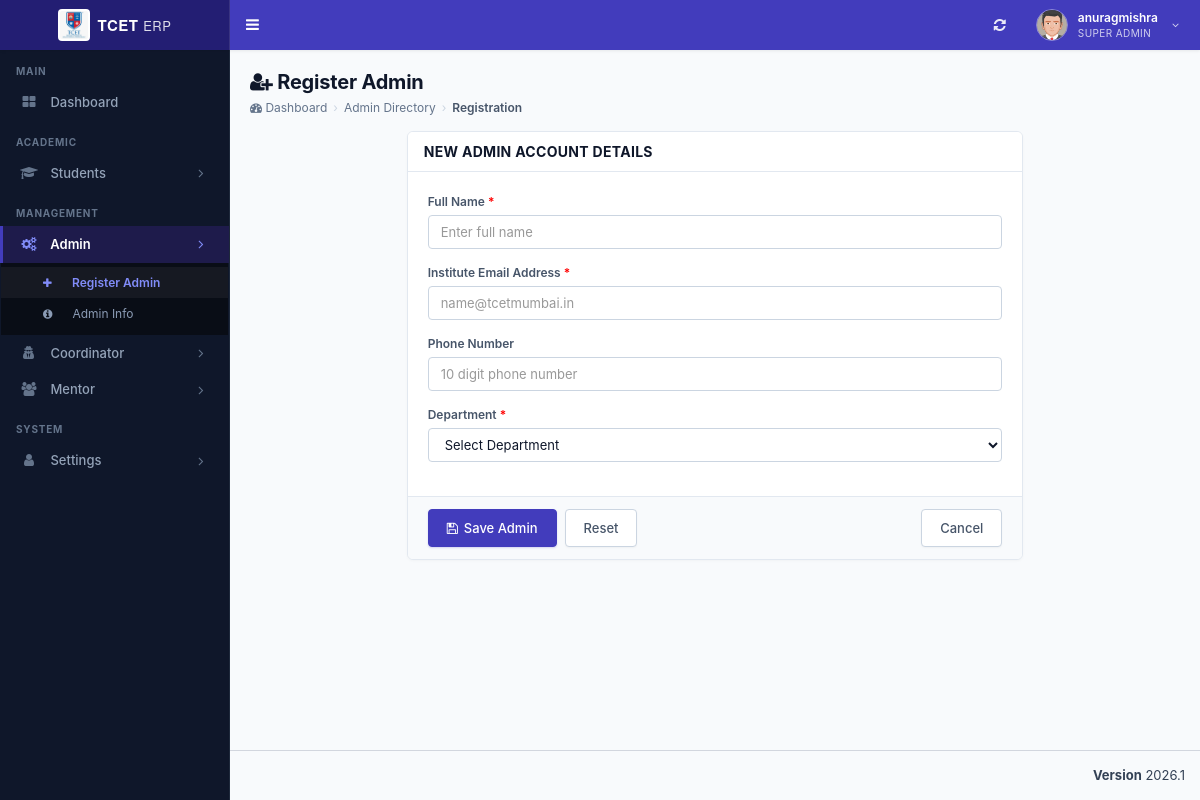
The page /admin/admin_register.php (signed in) on the database its author committed.
### tables this page shows
CREATE TABLE `st_role_master` (
  `role_id` int(11) NOT NULL,
  `role_name` varchar(100) NOT NULL
);

CREATE TABLE `st_login` (
  `login_id` int(11) NOT NULL,
  `username` varchar(200) NOT NULL,
  `password` varchar(255) NOT NULL,
  `user_id` int(11) NOT NULL,
  `created_at` timestamp NOT NULL DEFAULT current_timestamp()
);

CREATE TABLE `st_user_master` (
  `user_id` int(11) NOT NULL,
  `user_name` varchar(150) NOT NULL,
  `email_id` varchar(200) NOT NULL,
  `phone_number` varchar(15) DEFAULT NULL,
  `department_id` int(11) NOT NULL,
  `role_id` int(11) NOT NULL,
  `student_id` int(11) NOT NULL,
  `is_first_login` tinyint(1) DEFAULT 1
);

CREATE TABLE `st_menu_master` (
  `menu_id` int(11) NOT NULL,
  `menu_name` varchar(100) NOT NULL,
  `menu_icon` varchar(100) NOT NULL DEFAULT 'fa fa-folder'
);

CREATE TABLE `st_sub_menu_master` (
  `sub_menu_id` int(11) NOT NULL,
  `menu_id` int(11) NOT NULL,
  `sort_order` int(11) NOT NULL DEFAULT 0,
  `sub_menu_name` varchar(100) NOT NULL,
  `sub_menu_icon` varchar(100) NOT NULL DEFAULT 'fa fa-angle-double-right',
  `sub_menu_route` varchar(255) NOT NULL DEFAULT '#'
);

### admin/admin_register.php (called while the page is built, shortened)
<?php
$roleLabel = 'Admin';
$processFile = 'admin_process.php';
$infoFile = 'admin_info.php';
include 'role_register_base.php';
?>

### database/db_connect.php (called while the page is built, shortened)
<?php
if (!class_exists('DBController')) {
class DBController
{
    public $host = "localhost";
    public $user = "root";
    public $password = "";
    public $database = "tcet_st";
    function __construct($dbName = null)
    {
        $this->conn = $this->connectDB();
    }
    function connectDB()
    {
      $conn = @mysqli_connect($this->host,$this->user,$this->password,$this->database);
      return $conn;
    }
}
}
?>

### admin/role_register_base.php (the view, shortened to what this page needs)
<?php include "header/header.php"; ?>
<div class="content-wrapper">
  <section class="content-header">
    <div class="erp-page-header">
      <div class="erp-page-title-wrap">
        <h1 class="erp-page-title"><i class="fa fa-user-plus"></i> Register <?php echo htmlspecialchars($roleLabel); ?></h1>
        <div class="erp-breadcrumb">
          <a href="index.php"><i class="fa fa-dashboard"></i> Dashboard</a>
          <span class="sep">&rsaquo;</span>
          <a href="<?php echo htmlspecialchars($infoFile); ?>"><?php echo htmlspecialchars($roleLabel); ?> Directory</a>
          <span class="sep">&rsaquo;</span>
          <span class="active-item">Registration</span>
        </div>
      </div>
    </div>
  </section>
  <section class="content" style="padding-top: 0;">
    <div class="row">
      <div class="col-md-8 col-md-offset-2">
        <div class="erp-card">
          <div class="erp-card-header">
            <h3 class="erp-card-title">New <?php echo htmlspecialchars($roleLabel); ?> Account Details</h3>
          </div>
          <form method="post" action="<?php echo htmlspecialchars($processFile); ?>" autocomplete="off">
            <div style="padding: 20px;">
              <div class="form-group">
                <label>Full Name <span style="color:red;">*</span></label>
                <input type="text" name="user_name" class="form-control" placeholder="Enter full name" required>
              </div>
              <div class="form-group">
                <label>Institute Email Address <span style="color:red;">*</span></label>
                <input type="email" name="email_id" class="form-control" placeholder="name@tcetmumbai.in" required>
              </div>
              <div class="form-group">
                <label>Phone Number</label>
                <input type="text" name="phone_number" class="form-control" placeholder="10 digit phone number" maxlength="15">
              </div>
              <div class="form-group">
                <label>Department <span style="color:red;">*</span></label>
                <select name="department_id" id="department_select" class="form-control" required>
                  <option value="">Select Department</option>
                </select>
              </div>
            </div>
            <div style="padding: 12px 20px; background-color: #f8fafc; border-top: 1px solid var(--erp-border); display: flex; align-items: center; gap: 8px;">
              <button type="submit" class="btn-erp-primary"><i class="fa fa-save"></i> Save <?php echo htmlspecialchars($roleLabel); ?></button>
              <button type="reset" class="btn-erp-secondary">Reset</button>
              <a href="<?php echo htmlspecialchars($infoFile); ?>" class="btn-erp-secondary" style="margin-left: auto;">Cancel</a>
            </div>
          </form>
        </div>
      </div>
    </div>
  </section>
</div>
<?php include "header/footer.php"; ?>

### admin/header/header.php (shortened to what this page needs)
<?php
require_once __DIR__ . "/../../database/db_connect.php";
$db_handle = new DBController();
$sessionLoginId = intval($_SESSION['user_login_id'] ?? $_SESSION['user_session'] ?? 0);
$username = '';
$userid = 0;
$usertype = 0;
$sql = "SELECT l.login_id, l.username, l.user_id, u.role_id, u.user_name, u.department_id, u.student_id, r.role_name
	    FROM st_login l
	    LEFT JOIN st_user_master u ON u.user_id = l.user_id
	    LEFT JOIN st_role_master r ON r.role_id = u.role_id
	    WHERE l.login_id='" . $sessionLoginId . "' LIMIT 1";
$result = mysqli_query($db_handle->conn, $sql);
if ($result && $result->num_rows > 0) {
	$row = $result->fetch_assoc();
	$username = $row['username'];
	$userid = intval($row['user_id']);
	$usertype = intval($row['role_id']);
}
$name = $username;
$profileSql = "SELECT COALESCE(NULLIF(TRIM(u.user_name), ''), l.username) AS user_name
			   FROM st_login l
			   LEFT JOIN st_user_master u ON u.user_id = l.user_id
			   WHERE l.user_id = $userid LIMIT 1";
$profileResult = mysqli_query($db_handle->conn, $profileSql);
if ($profileResult && ($profileRow = mysqli_fetch_assoc($profileResult))) {
	$profileName = trim((string)($profileRow['user_name'] ?? ''));
	if ($profileName !== '') {
		$name = $profileName;
	}
}
$sql = "SELECT role_name FROM st_role_master WHERE role_id = ? LIMIT 1";
$stmt = mysqli_prepare($db_handle->conn, $sql);
if ($stmt) {
	mysqli_stmt_bind_param($stmt, 'i', $usertype);
	mysqli_stmt_execute($stmt);
	$result = mysqli_stmt_get_result($stmt);
	if ($row = mysqli_fetch_assoc($result)) {
		$role_name = $row['role_name'];
	}
}
	$dashboardRoute = ($usertype === 5) ? 'student_dashboard.php' : 'index.php';
?>
<!DOCTYPE html>
<html>
<head>
	<link rel="stylesheet" href="bootstrap/css/bootstrap.min.css">
	<link rel="stylesheet" href="https://cdnjs.cloudflare.com/ajax/libs/font-awesome/4.5.0/css/font-awesome.min.css">
	<link rel="stylesheet" href="https://cdnjs.cloudflare.com/ajax/libs/ionicons/2.0.1/css/ionicons.min.css">
	<link rel="stylesheet" href="dist/css/AdminLTE.min.css">
	<link rel="stylesheet" href="dist/css/skins/_all-skins.min.css">
	<link rel="stylesheet" href="plugins/iCheck/flat/blue.css">
	<link rel="stylesheet" href="plugins/morris/morris.css">
	<link rel="stylesheet" href="plugins/jvectormap/jquery-jvectormap-1.2.2.css">
	<link rel="stylesheet" href="plugins/datepicker/datepicker3.css">
	<link rel="stylesheet" href="plugins/daterangepicker/daterangepicker.css">
	<link rel="stylesheet" href="plugins/bootstrap-wysihtml5/bootstrap3-wysihtml5.min.css">
	<link rel="stylesheet" href="css/erp-theme.css">
</head>
<body class="hold-transition skin-blue sidebar-mini main-content-responsive">
	<div class="wrapper">
		<header class="main-header">
			<a href="<?php echo $dashboardRoute; ?>" class="logo" style="text-decoration: none;">
				<span class="logo-lg">
					<img src="images/tcet_logo.png" height="32" width="32" style="border-radius: 4px; background: #ffffff; padding: 2px; object-fit: contain;" alt="TCET" />
					<span style="font-weight: 700; font-size: 15px; letter-spacing: 0.5px;">TCET <span style="font-weight: 400; opacity: 0.85; font-size: 13px;">ERP</span></span>
				</span>
			</a>
			<nav class="navbar navbar-static-top" role="navigation">
				<a href="#" class="sidebar-toggle" data-toggle="offcanvas" role="button" title="Toggle Navigation">
				</a>
				<div class="navbar-custom-menu">
					<ul class="nav navbar-nav">
						<li>
							<a href="javascript:void(0);" onclick="window.location.reload();" title="Refresh Page" style="height: 50px; display: flex; align-items: center; padding: 0 14px; color: #ffffff; opacity: 0.9;">
								<i class="fa fa-refresh" style="font-size: 14px;"></i>
							</a>
						</li>
						<li class="dropdown user user-menu">
							<a href="#" class="dropdown-toggle erp-header-user-btn" data-toggle="dropdown">
								<img src="dist/img/user2-160x160.jpg" class="erp-header-avatar" alt="User Image">
								<div class="erp-header-user-meta hidden-xs">
									<span class="erp-header-user-name"><?php echo htmlspecialchars($name !== '' ? $name : $username); ?></span>
									<span class="erp-header-user-role"><?php echo htmlspecialchars($role_name ?? 'User'); ?></span>
								</div>
								<i class="fa fa-angle-down hidden-xs" style="font-size: 11px; opacity: 0.8; margin-left: 4px;"></i>
							</a>
						</li>
					</ul>
				</div>
			</nav>
		</header>
		<aside class="main-sidebar">
			<section class="sidebar">
				<?php include_once "side_menu.php"; ?>
			</section>
		</aside>

### admin/header/side_menu.php (shortened to what this page needs)
<?php
if (!function_exists('sidebar_has_column')) {
function sidebar_has_column($conn, $table, $column)
{
	$escapedColumn = mysqli_real_escape_string($conn, $column);
	$result = mysqli_query($conn, "SHOW COLUMNS FROM $table LIKE '$escapedColumn'");
	$exists = ($result && mysqli_num_rows($result) > 0);
	return $exists;
}
}
$menuHasIconColumn = sidebar_has_column($db_handle->conn, 'st_menu_master', 'menu_icon');
$subMenuHasIconColumn = sidebar_has_column($db_handle->conn, 'st_sub_menu_master', 'sub_menu_icon');
$subMenuHasRouteColumn = sidebar_has_column($db_handle->conn, 'st_sub_menu_master', 'sub_menu_route');
$menuTree = array();
$menuIconSelect = $menuHasIconColumn
	? "COALESCE(NULLIF(TRIM(m.menu_icon), ''), 'fa fa-folder') AS menu_icon"
	: "'fa fa-folder' AS menu_icon";
$subMenuRouteSelect = $subMenuHasRouteColumn
	? "COALESCE(NULLIF(TRIM(sm.sub_menu_route), ''), '#') AS sub_menu_route"
	: "'#' AS sub_menu_route";
$subMenuIconSelect = $subMenuHasIconColumn
	? "COALESCE(NULLIF(TRIM(sm.sub_menu_icon), ''), 'fa fa-angle-double-right') AS sub_menu_icon"
	: "'fa fa-angle-double-right' AS sub_menu_icon";
$menuSql = "SELECT m.menu_id, m.menu_name, $menuIconSelect
			FROM st_menu_master m
			WHERE (
				EXISTS (
					SELECT 1
					FROM st_menu_allocation_master mar
					WHERE mar.menu_id = m.menu_id
					  AND mar.role_id = ?
					  AND mar.sub_menu_id IS NULL
				)
				OR EXISTS (
					SELECT 1
					FROM st_menu_allocation_master maa
					WHERE maa.menu_id = m.menu_id
					  AND maa.role_id = ?
					  AND maa.sub_menu_id IS NOT NULL
				)
			)
			ORDER BY m.menu_id";
$menuStmt = mysqli_prepare($db_handle->conn, $menuSql);
if ($menuStmt) {
	mysqli_stmt_bind_param($menuStmt, 'ii', $usertype, $usertype);
	mysqli_stmt_execute($menuStmt);
	$menuResult = mysqli_stmt_get_result($menuStmt);
	while ($menuRow = mysqli_fetch_assoc($menuResult)) {
		$menuId = (int) $menuRow['menu_id'];
		$menuTree[$menuId] = array(
			'menu_name' => $menuRow['menu_name'],
			'menu_icon' => $menuRow['menu_icon'],
			'submenus' => array()
		);
		$subSql = "SELECT sm.sub_menu_id, sm.sub_menu_name, $subMenuRouteSelect, $subMenuIconSelect
				   FROM st_sub_menu_master sm
				   WHERE sm.menu_id = ?
				   AND (
					   EXISTS (
						   SELECT 1
						   FROM st_menu_allocation_master mar
						   WHERE mar.sub_menu_id = sm.sub_menu_id
							 AND mar.role_id = ?
					   )
				   )
				   ORDER BY sm.sort_order ASC, sm.sub_menu_id ASC";
		$subStmt = mysqli_prepare($db_handle->conn, $subSql);
		if ($subStmt) {
			mysqli_stmt_bind_param($subStmt, 'ii', $menuId, $usertype);
			mysqli_stmt_execute($subStmt);
			$subResult = mysqli_stmt_get_result($subStmt);
			while ($subRow = mysqli_fetch_assoc($subResult)) {
				$subId = intval($subRow['sub_menu_id']);
				if (in_array($subId, array(51, 52, 53), true)) {
					continue;
				}
				$menuTree[$menuId]['submenus'][] = $subRow;
			}
		}
	}
}
?>
<ul class="sidebar-menu" id="sidebar-dynamic-menu">
<?php
$sidebarHomeRoute = ((int) ($usertype ?? 0) === 5) ? 'student_dashboard.php' : 'index.php';
$sidebarHomeLabel = ((int) ($usertype ?? 0) === 5) ? 'Dashboard' : 'Dashboard';
$sidebarHomeIcon = ((int) ($usertype ?? 0) === 5) ? 'fa fa-dashboard' : 'fa fa-th-large';
$currentScript = basename($_SERVER['PHP_SELF'] ?? '');
?>
<li class="header">MAIN</li>
<li class="<?php echo ($currentScript === 'index.php' || $currentScript === 'student_dashboard.php') ? 'active' : ''; ?>">
	<a href="<?php echo htmlspecialchars($sidebarHomeRoute); ?>">
		<i class="<?php echo htmlspecialchars($sidebarHomeIcon); ?>"></i>
		<span><?php echo htmlspecialchars($sidebarHomeLabel); ?></span>
	</a>
</li>
<?php
$renderedHeaders = array();
foreach ($menuTree as $menuId => $menuData) {
	$menuName = trim((string) $menuData['menu_name']);
	$menuLower = strtolower($menuName);
	$menuIcon = trim((string) $menuData['menu_icon']);
	$sectionGroup = '';
	if (in_array($menuLower, array('students', 'student', 'coordinator', 'academics', 'academic'), true)) {
		$sectionGroup = 'ACADEMIC';
	} elseif (in_array($menuLower, array('admin', 'mentor', 'management'), true)) {
		$sectionGroup = 'MANAGEMENT';
	} elseif (in_array($menuLower, array('settings', 'system'), true)) {
		$sectionGroup = 'SYSTEM';
	}
	if ($sectionGroup !== '' && !isset($renderedHeaders[$sectionGroup])) {
		echo '<li class="header">' . htmlspecialchars($sectionGroup) . '</li>';
		$renderedHeaders[$sectionGroup] = true;
	}
	$isMenuActive = false;
	if (!empty($menuData['submenus'])) {
		foreach ($menuData['submenus'] as $sub) {
			$routeBase = basename($sub['sub_menu_route'] ?? '');
			if ($routeBase !== '' && $routeBase !== '#' && strpos($currentScript, $routeBase) !== false) {
				$isMenuActive = true;
				break;
			}
		}
	}
?>
<li class="treeview <?php echo $isMenuActive ? 'active' : ''; ?>" data-menu-id="<?php echo $menuId; ?>" id="sidebar-menu-<?php echo $menuId; ?>">
	<a href="#">
		<i class="<?php echo htmlspecialchars($menuIcon); ?>" aria-hidden="true"></i>
		<span><?php echo htmlspecialchars(ucwords(strtolower($menuName))); ?></span>
		<span class="pull-right-container">
			<i class="fa fa-angle-right pull-right"></i>
		</span>
	</a>
	<ul class="treeview-menu" id="sidebar-submenu-<?php echo $menuId; ?>" <?php echo $isMenuActive ? 'style="display: block;"' : ''; ?>>
	<?php if (!empty($menuData['submenus'])) {
		foreach ($menuData['submenus'] as $subMenu) {
			$subId = intval($subMenu['sub_menu_id']);
			$subName = trim((string) $subMenu['sub_menu_name']);
			$subRoute = trim((string) ($subMenu['sub_menu_route'] ?? '#'));
			$subIcon = trim((string) ($subMenu['sub_menu_icon'] ?? 'fa fa-circle-o'));
			$isSubActive = ($subRoute !== '#' && basename($subRoute) === $currentScript);
	?>
		<li class="<?php echo $isSubActive ? 'active' : ''; ?>" data-sub-menu-id="<?php echo $subId; ?>" id="sidebar-submenu-item-<?php echo $subId; ?>">
			<a href="<?php echo htmlspecialchars($subRoute); ?>">
				<i class="<?php echo htmlspecialchars($subIcon); ?>"></i>
				<span><?php echo htmlspecialchars($subName); ?></span>
			</a>
		</li>
	<?php }
	} ?>
	</ul>
</li>
<?php } ?>
</ul>

### admin/header/header.php (style rules this page uses)
.main-content-responsive .main-header .logo img { height: 32px !important; width: auto !important; max-width: none; object-fit: contain; }

### rows shown on the page
st_role_master: role_name "SUPER ADMIN"
st_login: user.role_id "Dashboard"
st_menu_master: menu_name "ACADEMIC", menu_name "Students"
st_menu_master: menu_name "MANAGEMENT", menu_name "Admin"
st_sub_menu_master: sub_menu_name "Register Admin"
st_sub_menu_master: sub_menu_name "Admin Info"
st_menu_master: menu_name "Coordinator"
st_menu_master: menu_name "Mentor"
st_menu_master: menu_name "SYSTEM", menu_name "Settings"

### other values the page prints
$name !== '' ? $name : $username "anuragmishra"
$roleLabel "Admin"
$roleLabel "ADMIN"
